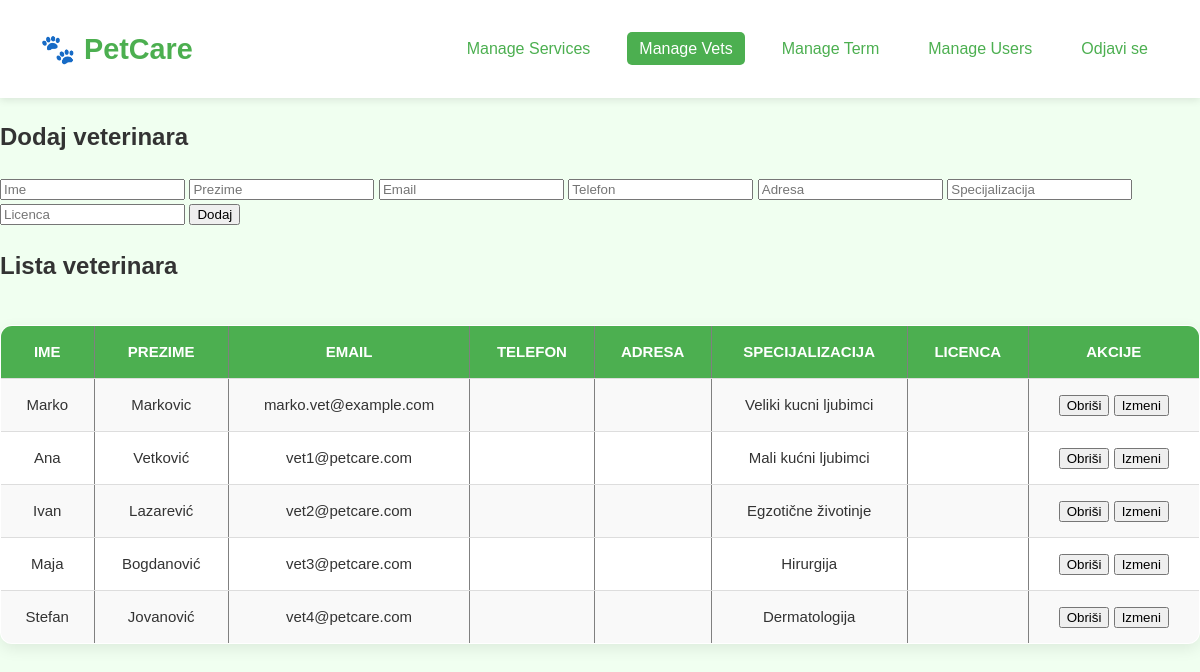
The page /manage_vets.php on the database its author committed.
### tables this page shows
CREATE TABLE `veterinarians` (
  `id` int(10) UNSIGNED NOT NULL,
  `user_id` int(10) UNSIGNED NOT NULL,
  `specialization` varchar(255) DEFAULT NULL,
  `license_number` varchar(100) DEFAULT NULL,
  `photo` varchar(255) DEFAULT NULL
);

CREATE TABLE `users` (
  `id` int(10) UNSIGNED NOT NULL,
  `first_name` varchar(100) NOT NULL,
  `last_name` varchar(100) NOT NULL,
  `email` varchar(255) NOT NULL,
  `password` varchar(255) NOT NULL,
  `phone_number` varchar(20) DEFAULT NULL,
  `address` text DEFAULT NULL,
  `active` tinyint(1) DEFAULT 1,
  `negative_points` int(10) UNSIGNED DEFAULT 0,
  `role_id` int(10) UNSIGNED DEFAULT NULL
);

### functions.php (called while the page is built, shortened)
<?php
function get_all_veterinarians(PDO $pdo): array {
    $stmt = $pdo->query("
        SELECT
            v.id,
            v.specialization,
            v.photo,
            u.first_name,
            u.last_name,
            u.email
        FROM veterinarians v
        INNER JOIN users u ON v.user_id = u.id
    ");
    return $stmt->fetchAll(PDO::FETCH_ASSOC);
}

### manage_vets.php (the view, shortened to what this page needs)
<?php
require_once 'functions.php';
$vets = get_all_veterinarians($pdo);
$editing = isset($_GET['edit']) ? get_veterinarian_by_id($pdo, $_GET['edit']) : null;
?>
<!DOCTYPE html>
<html>
<head>
    <link rel="stylesheet" href="css/css.css">
</head>
<body>
<header>
    <div class="logo">🐾 PetCare</div>
    <nav>
        <ul>
            <li><a href="manage_services.php">Manage Services</a></li>
            <li><a href="manage_vets.php" class="active">Manage Vets</a></li>
            <li><a href="manage_term.php">Manage Term</a></li>
            <li><a href="manage_users.php">Manage Users</a></li>
            <li><a href="logout.php">Odjavi se</a></li>
        </ul>
    </nav>
</header>
<?php if ($editing): ?>
    <h2>Izmena veterinara</h2>
    <form method="post">
        <input type="hidden" name="update_id" value="<?= $editing['id'] ?>">
        <input type="hidden" name="user_id" value="<?= $editing['user_id'] ?>">
        <input type="text" name="first_name" placeholder="Ime" value="<?= $editing['first_name'] ?>" required>
        <input type="text" name="last_name" placeholder="Prezime" value="<?= $editing['last_name'] ?>" required>
        <input type="email" name="email" placeholder="Email" value="<?= $editing['email'] ?>" required>
        <input type="text" name="phone_number" placeholder="Telefon" value="<?= $editing['phone_number'] ?>" required>
        <input type="text" name="address" placeholder="Adresa" value="<?= $editing['address'] ?>" required>
        <input type="text" name="specialization" placeholder="Specijalizacija" value="<?= $editing['specialization'] ?>" required>
        <input type="text" name="license_number" placeholder="Licenca" value="<?= $editing['license_number'] ?>" required>
        <button type="submit">Sačuvaj</button>
    </form>
<?php else: ?>
    <h2>Dodaj veterinara</h2>
    <form method="post">
        <input type="text" name="first_name" placeholder="Ime" required>
        <input type="text" name="last_name" placeholder="Prezime" required>
        <input type="email" name="email" placeholder="Email" required>
        <input type="text" name="phone_number" placeholder="Telefon" required>
        <input type="text" name="address" placeholder="Adresa" required>
        <input type="text" name="specialization" placeholder="Specijalizacija" required>
        <input type="text" name="license_number" placeholder="Licenca" required>
        <button type="submit" name="add_vet">Dodaj</button>
    </form>
<?php endif; ?>
<h2>Lista veterinara</h2>
<table border="1" cellpadding="5" cellspacing="0">
    <tr>
        <th>Ime</th>
        <th>Prezime</th>
        <th>Email</th>
        <th>Telefon</th>
        <th>Adresa</th>
        <th>Specijalizacija</th>
        <th>Licenca</th>
        <th>Akcije</th>
    </tr>
    <?php foreach ($vets as $v): ?>
        <tr>
            <td><?= htmlspecialchars($v['first_name']) ?></td>
            <td><?= htmlspecialchars($v['last_name']) ?></td>
            <td><?= htmlspecialchars($v['email']) ?></td>
            <td><?= htmlspecialchars($v['phone_number']) ?></td>
            <td><?= htmlspecialchars($v['address']) ?></td>
            <td><?= htmlspecialchars($v['specialization']) ?></td>
            <td><?= htmlspecialchars($v['license_number']) ?></td>
            <td>
                <form method="post" style="display:inline-block;">
                    <button type="submit" onclick="return confirm('Obrisati veterinara?')">Obriši</button>
                </form>
                <a href="?edit=<?= $v['id'] ?>">
                    <button>Izmeni</button>
                </a>
            </td>
        </tr>
    <?php endforeach; ?>
</table>
</body>
</html>

### css/css.css (style rules this page uses)
html, body { height: 100%; margin: 0; padding: 0; box-sizing: border-box; font-family: 'Segoe UI', sans-serif; }
body { display: flex; flex-direction: column; min-height: 100vh; background-color: #eaffea; color: #333; line-height: 1.6; }
a { text-decoration: none; color: #4caf50; }
header { background-color: #ffffff; padding: 20px 40px; display: flex; justify-content: space-between; align-items: center; box-shadow: 0 2px 8px rgba(0,0,0,0.1); position: sticky; top: 0; z-index: 999; }
.logo { font-size: 1.8rem; font-weight: bold; color: #4caf50; }
nav ul { list-style: none; display: flex; gap: 25px; }
nav ul li a { padding: 8px 12px; border-radius: 5px; transition: background 0.3s ease; }
nav ul li a:hover, nav ul li a.active { background-color: #4caf50; color: white; }
body { margin: 0; padding: 0; font-family: sans-serif; background: #f0fff0; }
table { width: 100%; border-collapse: collapse; border-radius: 12px; overflow: hidden; box-shadow: 0 5px 15px rgba(0, 0, 0, 0.08); background-color: white; margin-top: 20px; }
table th, table td { padding: 14px 18px; text-align: center; border-bottom: 1px solid #ddd; font-size: 15px; }
table th { background-color: #4caf50; color: white; font-weight: 600; text-transform: uppercase; }
table tr:nth-child(even) { background-color: #f9f9f9; }
table td a { color: #4caf50; font-weight: bold; text-decoration: none; }

### rows shown on the page
veterinarians: user.first_name "Marko", user.last_name "Markovic", user.email "marko.vet@example.com", specialization "Veliki kucni ljubimci"
veterinarians: user.first_name "Ana", user.last_name "Vetković", user.email "vet1@petcare.com", specialization "Mali kućni ljubimci"
veterinarians: user.first_name "Ivan", user.last_name "Lazarević", user.email "vet2@petcare.com", specialization "Egzotične životinje"
veterinarians: user.first_name "Maja", user.last_name "Bogdanović", user.email "vet3@petcare.com", specialization "Hirurgija"
veterinarians: user.first_name "Stefan", user.last_name "Jovanović", user.email "vet4@petcare.com", specialization "Dermatologija"
